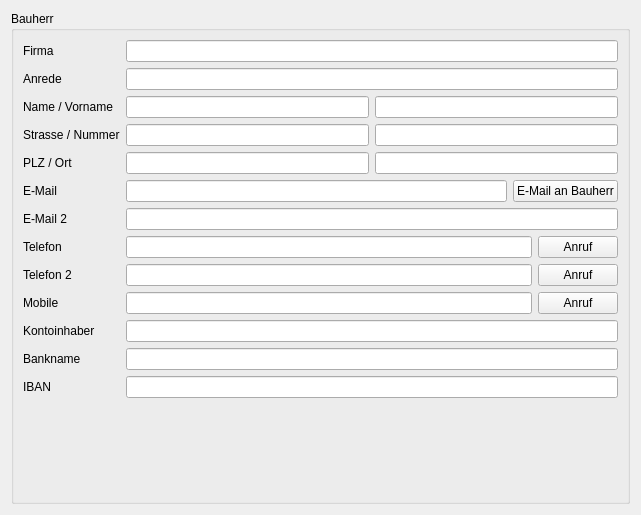
<?xml version="1.0" encoding="UTF-8"?>
<ui version="4.0">
 <class>Contact</class>
 <widget class="QWidget" name="Contact">
  <property name="geometry">
   <rect>
    <x>0</x>
    <y>0</y>
    <width>641</width>
    <height>515</height>
   </rect>
  </property>
  <property name="windowTitle">
   <string>Form</string>
  </property>
  <layout class="QVBoxLayout" name="verticalLayout">
   <item>
    <widget class="QGroupBox" name="gb_contacts_2">
     <property name="enabled">
      <bool>true</bool>
     </property>
     <property name="sizePolicy">
      <sizepolicy hsizetype="Expanding" vsizetype="Expanding">
       <horstretch>0</horstretch>
       <verstretch>0</verstretch>
      </sizepolicy>
     </property>
     <property name="title">
      <string>Bauherr</string>
     </property>
     <layout class="QFormLayout" name="formLayout_2">
      <item row="0" column="0">
       <widget class="QLabel" name="label_58">
        <property name="text">
         <string>Firma</string>
        </property>
       </widget>
      </item>
      <item row="0" column="1">
       <widget class="QLineEdit" name="company"/>
      </item>
      <item row="1" column="0">
       <widget class="QLabel" name="label_10">
        <property name="text">
         <string>Anrede</string>
        </property>
       </widget>
      </item>
      <item row="1" column="1">
       <widget class="QLineEdit" name="title"/>
      </item>
      <item row="2" column="0">
       <widget class="QLabel" name="label_51">
        <property name="text">
         <string>Name / Vorname</string>
        </property>
       </widget>
      </item>
      <item row="2" column="1">
       <layout class="QHBoxLayout" name="horizontalLayout_8">
        <item>
         <widget class="QLineEdit" name="lastName"/>
        </item>
        <item>
         <widget class="QLineEdit" name="firstName"/>
        </item>
       </layout>
      </item>
      <item row="3" column="0">
       <widget class="QLabel" name="label_52">
        <property name="text">
         <string>Strasse / Nummer</string>
        </property>
       </widget>
      </item>
      <item row="3" column="1">
       <layout class="QHBoxLayout" name="horizontalLayout_9">
        <item>
         <widget class="QLineEdit" name="street">
          <property name="text">
           <string/>
          </property>
         </widget>
        </item>
        <item>
         <widget class="QLineEdit" name="streetNumber"/>
        </item>
       </layout>
      </item>
      <item row="4" column="0">
       <widget class="QLabel" name="label_53">
        <property name="text">
         <string>PLZ / Ort</string>
        </property>
       </widget>
      </item>
      <item row="4" column="1">
       <layout class="QHBoxLayout" name="horizontalLayout_10">
        <item>
         <widget class="QLineEdit" name="zip">
          <property name="text">
           <string/>
          </property>
         </widget>
        </item>
        <item>
         <widget class="QLineEdit" name="city"/>
        </item>
       </layout>
      </item>
      <item row="5" column="0">
       <widget class="QLabel" name="label_50">
        <property name="text">
         <string>E-Mail</string>
        </property>
       </widget>
      </item>
      <item row="5" column="1">
       <layout class="QHBoxLayout" name="horizontalLayout_11">
        <item>
         <widget class="QLineEdit" name="email">
          <property name="text">
           <string/>
          </property>
         </widget>
        </item>
        <item>
         <widget class="QPushButton" name="composeEmail">
          <property name="text">
           <string>E-Mail an Bauherr</string>
          </property>
         </widget>
        </item>
       </layout>
      </item>
      <item row="6" column="0">
       <widget class="QLabel" name="label_55">
        <property name="text">
         <string>E-Mail 2</string>
        </property>
       </widget>
      </item>
      <item row="6" column="1">
       <widget class="QLineEdit" name="email2"/>
      </item>
      <item row="7" column="0">
       <widget class="QLabel" name="label_54">
        <property name="text">
         <string>Telefon</string>
        </property>
       </widget>
      </item>
      <item row="7" column="1">
       <layout class="QHBoxLayout" name="horizontalLayout_12">
        <item>
         <widget class="QLineEdit" name="phone"/>
        </item>
        <item>
         <widget class="QPushButton" name="callPhone">
          <property name="text">
           <string>Anruf</string>
          </property>
         </widget>
        </item>
       </layout>
      </item>
      <item row="8" column="0">
       <widget class="QLabel" name="label_56">
        <property name="text">
         <string>Telefon 2</string>
        </property>
       </widget>
      </item>
      <item row="8" column="1">
       <layout class="QHBoxLayout" name="horizontalLayout_13">
        <item>
         <widget class="QLineEdit" name="phone2"/>
        </item>
        <item>
         <widget class="QPushButton" name="callPhone2">
          <property name="text">
           <string>Anruf</string>
          </property>
         </widget>
        </item>
       </layout>
      </item>
      <item row="9" column="0">
       <widget class="QLabel" name="label_57">
        <property name="text">
         <string>Mobile</string>
        </property>
       </widget>
      </item>
      <item row="9" column="1">
       <layout class="QHBoxLayout" name="horizontalLayout_14">
        <item>
         <widget class="QLineEdit" name="mobile"/>
        </item>
        <item>
         <widget class="QPushButton" name="callMobile">
          <property name="text">
           <string>Anruf</string>
          </property>
         </widget>
        </item>
       </layout>
      </item>
      <item row="10" column="0">
       <widget class="QLabel" name="label_59">
        <property name="text">
         <string>Kontoinhaber</string>
        </property>
       </widget>
      </item>
      <item row="10" column="1">
       <widget class="QLineEdit" name="accountOwner"/>
      </item>
      <item row="11" column="0">
       <widget class="QLabel" name="label_60">
        <property name="text">
         <string>Bankname</string>
        </property>
       </widget>
      </item>
      <item row="11" column="1">
       <widget class="QLineEdit" name="accountBank"/>
      </item>
      <item row="12" column="0">
       <widget class="QLabel" name="label_61">
        <property name="text">
         <string>IBAN</string>
        </property>
       </widget>
      </item>
      <item row="12" column="1">
       <widget class="QLineEdit" name="accountIban"/>
      </item>
     </layout>
    </widget>
   </item>
  </layout>
 </widget>
 <resources/>
 <connections/>
</ui>
